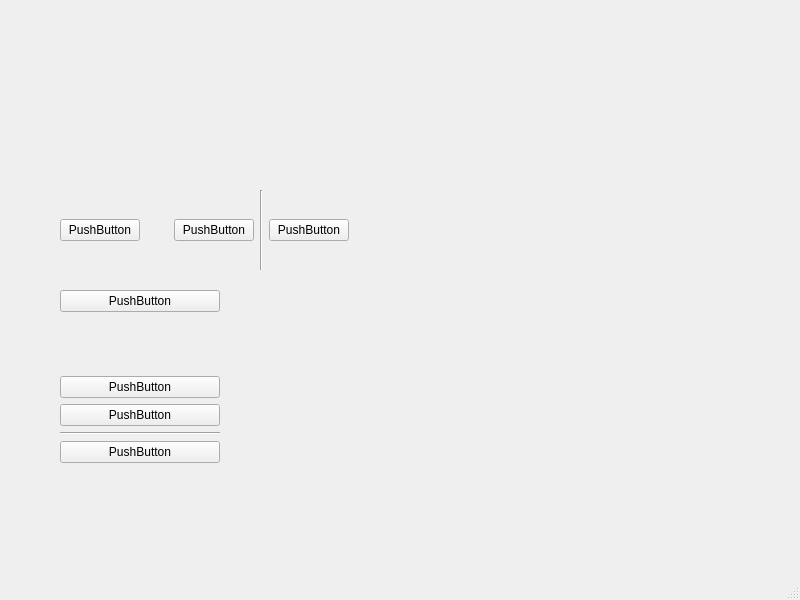
<?xml version="1.0" encoding="UTF-8"?>
<ui version="4.0">
 <class>MainWindow</class>
 <widget class="QMainWindow" name="MainWindow">
  <property name="geometry">
   <rect>
    <x>0</x>
    <y>0</y>
    <width>800</width>
    <height>600</height>
   </rect>
  </property>
  <property name="windowTitle">
   <string>MainWindow</string>
  </property>
  <widget class="QWidget" name="centralwidget">
   <widget class="QWidget" name="horizontalLayoutWidget">
    <property name="geometry">
     <rect>
      <x>60</x>
      <y>190</y>
      <width>289</width>
      <height>80</height>
     </rect>
    </property>
    <layout class="QHBoxLayout" name="horizontalLayout">
     <item>
      <widget class="QPushButton" name="pushButton_2">
       <property name="text">
        <string>PushButton</string>
       </property>
      </widget>
     </item>
     <item>
      <spacer name="horizontalSpacer_4">
       <property name="orientation">
        <enum>Qt::Horizontal</enum>
       </property>
       <property name="sizeType">
        <enum>QSizePolicy::Maximum</enum>
       </property>
       <property name="sizeHint" stdset="0">
        <size>
         <width>40</width>
         <height>20</height>
        </size>
       </property>
      </spacer>
     </item>
     <item>
      <widget class="QPushButton" name="pushButton_4">
       <property name="text">
        <string>PushButton</string>
       </property>
      </widget>
     </item>
     <item>
      <widget class="Line" name="line_2">
       <property name="orientation">
        <enum>Qt::Vertical</enum>
       </property>
      </widget>
     </item>
     <item>
      <widget class="QPushButton" name="pushButton_3">
       <property name="text">
        <string>PushButton</string>
       </property>
      </widget>
     </item>
    </layout>
   </widget>
   <widget class="QWidget" name="verticalLayoutWidget">
    <property name="geometry">
     <rect>
      <x>60</x>
      <y>290</y>
      <width>160</width>
      <height>173</height>
     </rect>
    </property>
    <layout class="QVBoxLayout" name="verticalLayout">
     <item>
      <widget class="QPushButton" name="pushButton_5">
       <property name="text">
        <string>PushButton</string>
       </property>
      </widget>
     </item>
     <item>
      <spacer name="verticalSpacer_2">
       <property name="orientation">
        <enum>Qt::Vertical</enum>
       </property>
       <property name="sizeHint" stdset="0">
        <size>
         <width>20</width>
         <height>40</height>
        </size>
       </property>
      </spacer>
     </item>
     <item>
      <spacer name="verticalSpacer">
       <property name="orientation">
        <enum>Qt::Vertical</enum>
       </property>
       <property name="sizeType">
        <enum>QSizePolicy::Fixed</enum>
       </property>
       <property name="sizeHint" stdset="0">
        <size>
         <width>20</width>
         <height>40</height>
        </size>
       </property>
      </spacer>
     </item>
     <item>
      <widget class="QPushButton" name="pushButton">
       <property name="text">
        <string>PushButton</string>
       </property>
      </widget>
     </item>
     <item>
      <widget class="QPushButton" name="pushButton_6">
       <property name="text">
        <string>PushButton</string>
       </property>
      </widget>
     </item>
     <item>
      <widget class="Line" name="line">
       <property name="orientation">
        <enum>Qt::Horizontal</enum>
       </property>
      </widget>
     </item>
     <item>
      <widget class="QPushButton" name="pushButton_7">
       <property name="text">
        <string>PushButton</string>
       </property>
      </widget>
     </item>
    </layout>
   </widget>
  </widget>
  <widget class="QMenuBar" name="menubar">
   <property name="geometry">
    <rect>
     <x>0</x>
     <y>0</y>
     <width>800</width>
     <height>23</height>
    </rect>
   </property>
  </widget>
  <widget class="QStatusBar" name="statusbar"/>
 </widget>
 <resources/>
 <connections/>
</ui>
